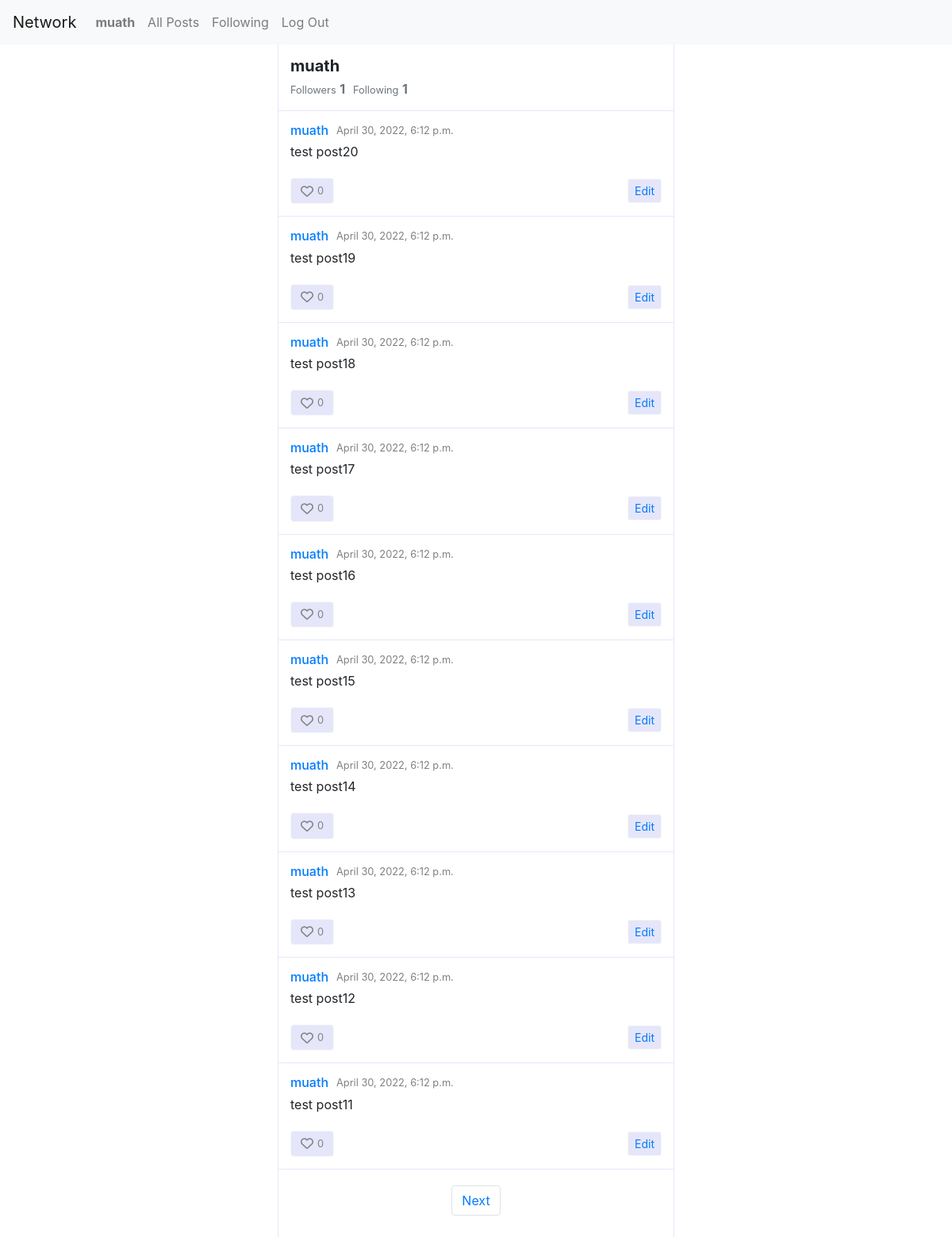
/profile/1 (signed in), run on the app's committed database.
### network/models.py (models this page shows)
class User(AbstractUser):
    followers_count = models.IntegerField(default=0)
    followings_count = models.IntegerField(default=0)
    pass

class Post(models.Model):
    user = models.ForeignKey("User", on_delete=models.CASCADE)
    content = models.TextField()
    likes_count = models.IntegerField(default=0)
    likes = models.ManyToManyField("User",related_name="likes",blank=True)
    creation_date = models.DateTimeField(auto_now_add=True)

### network/views.py (the view)
# urls.py: path("profile/<int:id>", views.profile, name="profile"),
@login_required
def profile(request,id):
    user = User.objects.get(id=id)
    posts = Post.objects.filter(user=user).order_by('-creation_date')
    paginator = Paginator(posts, 10)
    page = request.GET.get('page')
    paginated_posts = paginator.get_page(page)
    form = PostForm()
    is_following = False
    if request.user.is_authenticated:
        is_following = Follow.objects.filter(follower = request.user, following = user).exists()
    context = {
        'user_to_show': user,
        'paginated_posts': paginated_posts,
        'post_form': form,
        'is_following': is_following,
    }
    return render(request, "network/profile.html",context)

### network/templates/network/profile.html (shortened to what this page needs)
{% extends "network/layout.html" %}
{% load crispy_forms_tags %}
{% load static %}
{% block body %}
    <div id="profile">
        <div class="details">
            <div style="display: flex;justify-content:space-between;">
                <h5><strong>{{user_to_show}}</strong></h5>
            </div>
            <div class="text-muted" id="follows" style="display:flex;gap:10px;">
                <div><small>Followers</small> <strong id="followers">{{user_to_show.followers_count}}</strong></div>
                <div><small>Following</small> <strong>{{user_to_show.followings_count}}</strong></div>
            </div>
        </div>
        {% for post in paginated_posts %}
            {% include 'network/components/post.html' with post=post post_form=post_form %}
        {% endfor %}
        {% include 'network/components/paginator.html' with paginated_posts=paginated_posts %}
    </div>
{% endblock %}

### network/templates/network/layout.html (shortened to what this page needs)
{% load static %}
<!DOCTYPE html>
<html lang="en">
    <head>
        <link rel="stylesheet" href="https://stackpath.bootstrapcdn.com/bootstrap/4.4.1/css/bootstrap.min.css">
        <link href="{% static 'network/styles.css' %}" rel="stylesheet">
    </head>
    <body>
        <nav class="navbar navbar-expand-lg navbar-light bg-light">
            <a class="navbar-brand" href="#">Network</a>
            <div>
              <ul class="navbar-nav mr-auto">
                {% if user.is_authenticated %}
                    <li class="nav-item">
                        <a class="nav-link" href="#"><strong>{{ user.username }}</strong></a>
                    </li>
                {% endif %}
                <li class="nav-item">
                  <a class="nav-link" href="{% url 'index' %}">All Posts</a>
                </li>
                {% if user.is_authenticated %}
                    <li class="nav-item">
                        <a class="nav-link" href="{% url 'following' %}">Following</a>
                    </li>
                    <li class="nav-item">
                        <a class="nav-link" href="{% url 'logout' %}">Log Out</a>
                    </li>
                {% endif %}
              </ul>
            </div>
          </nav>
        <div class="body">
            {% block body %}
            {% endblock %}
        </div>
    </body>
</html>

### network/templates/network/components/post.html (shortened to what this page needs)
{% load crispy_forms_tags %}
<div class="post">
  <div class="post_header">
    <div class="post_name_and_date">
      <a
      {% if user.is_authenticated %}
        href="{% url 'profile' post.user.id %}"
      {% else %}
        href="{% url 'login'  %}"
      {% endif %}
      class="post_user">
        <h6>
          {{post.user}}
        </h6>
      </a>
      <small class="post_date">
        {{post.creation_date}}
      </small>
    </div>
  </div>
  <div class="post_body">
    <p class="post_content" id="post_content_{{post.id}}">
      {{post.content}}
    </p>
  </div>
  <div class="post_footer">
    {% if user.is_authenticated %}
      <button class="post_like_button btn btn-light" onclick="like(this,{{post.id}})">
        <i class="fa-heart fa-regular {% if user in post.likes.all %} fa-solid text-danger{% endif %}"></i>
        <small class="likes_count">
          {{post.likes_count}}
        </small>
      </button>
      {% if post.user == user %}
        <button id="edit_post_button_{{post.id}}" onclick="toggle_content_ui({{post.id}})" class="btn btn-light btn-sm edit_button">Edit</button>
      {% endif %}
    {% endif %}
  </div>
</div>

### network/static/network/styles.css (style rules this page uses)
* { margin: 0; margin-top: 0; margin-right: 0; margin-bottom: 0; margin-left: 0; padding: 0; box-sizing: border-box; }
h1,h2,h3,h4,h5,h6 { margin-bottom: 0; }
html,body { height: 100%; }
a, a:active, a:hover { text-decoration: none; }
body { display: flex; flex-direction: column; }
.body { display: flex; flex-direction: column; flex:1; width: 500px; margin: auto; border-style: solid; border-color: lavender; border-width: 0 1px; }
.btn-light { background-color: lavender; }
.post { display: flex; flex-direction: column; padding: 15px; border-bottom: 1px solid lavender; gap: 5px; }
.post_header { display: flex; justify-content: space-between; }
.post_name_and_date { display: flex; align-items: center; gap: 10px; }
.post_date { color: gray; }
.following_button, .edit_button { color: #007bff; }
.post_footer { display: flex; justify-content: space-between; align-items: center; }
.post_footer i { color: gray; }
.post_like_button { display: flex; align-items: center; gap: 5px; }
.post_like_button .likes_count { color: gray; }
#profile .details { display: flex; flex-direction: column; padding: 15px; border-bottom: 1px solid lavender; gap: 5px; }

### data on the page
User: username "muath", followers_count "1", followings_count "1"
Post: user "muath", creation_date "April 30, 2022, 6:12 p.m.", content "test post20", likes_count "0"
Post: user "muath", creation_date "April 30, 2022, 6:12 p.m.", content "test post19", likes_count "0"
Post: user "muath", creation_date "April 30, 2022, 6:12 p.m.", content "test post18", likes_count "0"
Post: user "muath", creation_date "April 30, 2022, 6:12 p.m.", content "test post17", likes_count "0"
Post: user "muath", creation_date "April 30, 2022, 6:12 p.m.", content "test post16", likes_count "0"
Post: user "muath", creation_date "April 30, 2022, 6:12 p.m.", content "test post15", likes_count "0"
Post: user "muath", creation_date "April 30, 2022, 6:12 p.m.", content "test post14", likes_count "0"
Post: user "muath", creation_date "April 30, 2022, 6:12 p.m.", content "test post13", likes_count "0"
Post: user "muath", creation_date "April 30, 2022, 6:12 p.m.", content "test post12", likes_count "0"
Post: user "muath", creation_date "April 30, 2022, 6:12 p.m.", content "test post11", likes_count "0"
